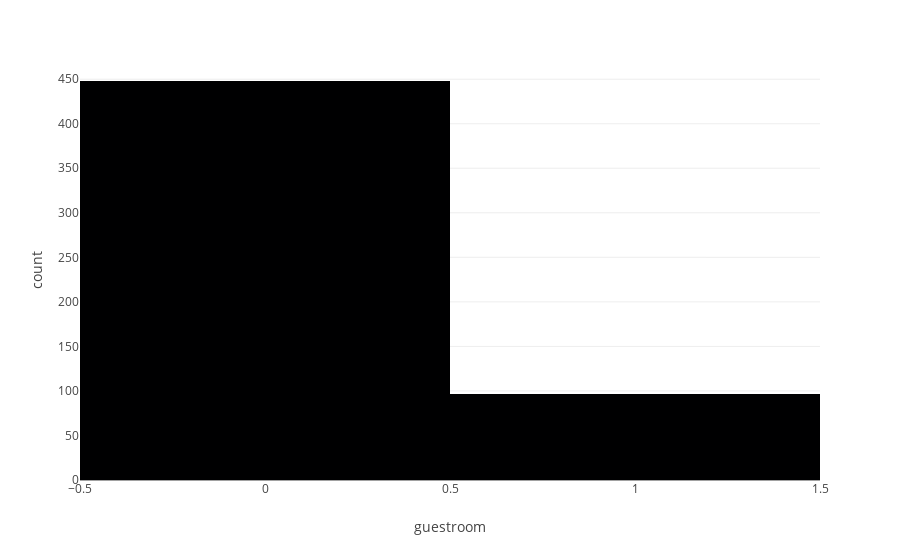

Here is the notebook cell this chart was saved with:
### Code cell
#histogram for guestroom 
fig = px.histogram(data, x="guestroom", 
                   )
fig.show()

### Figure 1 — Plotly figure (JSON) as saved in the notebook; plotly's stock layout.template omitted (floating-point values rounded to 4 significant figures; data arrays with more than 128 entries replaced by an {"elided": "..."} marker saying what was removed)
{"data": [{"alignmentgroup": "True", "bingroup": "x", "hovertemplate": "guestroom=%{x}<br>count=%{y}<extra></extra>", "legendgroup": "", "marker": {"color": "#000001", "pattern": {"shape": ""}}, "name": "", "offsetgroup": "", "orientation": "v", "showlegend": false, "type": "histogram", "x": {"elided": "545 int values"}, "xaxis": "x", "yaxis": "y"}], "layout": {"barmode": "relative", "legend": {"tracegroupgap": 0}, "margin": {"t": 60}, "xaxis": {"anchor": "y", "domain": [0, 1], "title": {"text": "guestroom"}}, "yaxis": {"anchor": "x", "domain": [0, 1], "title": {"text": "count"}}}}
